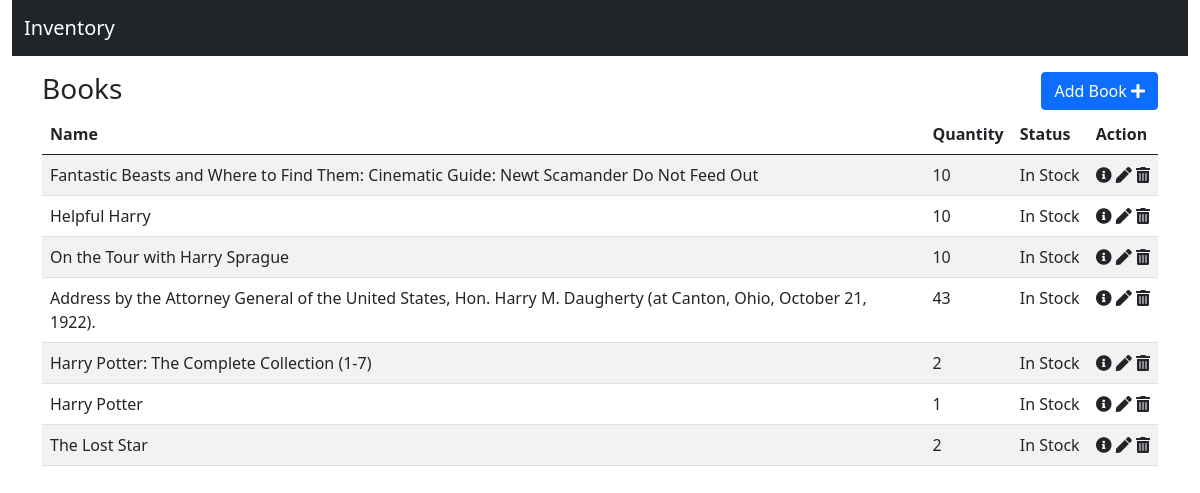
The page / on the database its author committed.
### Inventory/models.py (models this page shows)
class Books(models.Model):
    name = models.CharField(max_length=256)
    googleid = models.CharField(max_length=256)
    quantity = models.IntegerField()

### Inventory/views.py (the view)
# urls.py: path('', views.list, name='list'),
def list(request):
    books = Books.objects.all()
    context = {'books': books}
    return render(request, 'Inventory/list.html', context)

### templates/Inventory/list.html (shortened to what this page needs)
{% extends "Inventory/base_generic.html" %}
{% block content %}
<div class="container">
  <div class="row justify-content-between">
    <div class="col-2">
      <h3>Books</h3>
    </div>
    <div class="col-2 text-end">
      <a class="btn btn-primary" href="{% url 'search' %}">Add Book  <i class="fas fa-plus"></i></a>
    </div>
  </div>
  <table class="table table-striped">
    <thead>
      <th>Name</th>
      <th>Quantity</th>
      <th>Status</th>
      <th>Action</th>
    </thead>
    <tbody>
      {% for i in books %}
      <tr>
        <td>{{i.name}}</td>
        <td>{{i.quantity}}</td>
        {% if i.quantity > 0 %}
          <td>In Stock</td>
        {% else %}
          <td class="table-danger">Out of Stock</td>
        {% endif %}
        <td class="text-center">
          <a href="details/{{i.googleid}}"><i class="fas fa-info-circle"></i></a>
          <a href="edit/{{i.id}}"><i class="fas fa-pen"></i></a>
          <a href="delete/{{i.id}}"><i class="fas fa-trash-alt"></i></a>
        </td>
      </tr>
      {% endfor %}
    </tbody>
  </table>
</div>
{% endblock %}

### templates/Inventory/base_generic.html (shortened to what this page needs)
<!DOCTYPE html>
<html lang="en">
<head>
    <link href="https://cdn.jsdelivr.net/npm/bootstrap@5.0.1/dist/css/bootstrap.min.css" rel="stylesheet"
>
    <link rel="stylesheet" href="https://pro.fontawesome.com/releases/v5.10.0/css/all.css"
 />
</head>
<body>
    <div class="container-fluid">
        <nav class="navbar navbar-expand-lg navbar-dark bg-dark">
            {% block sidebar %}
            <div class="container-fluid">
                <a class="navbar-brand" href="{% url 'list' %}">Inventory</a>
            </div>
            {% endblock %}
        </nav>
        <div class="mt-3">
            {% block content %}{% endblock %}
        </div>
    </div>
</body>
</html>

### templates/Inventory/list.html (style rules this page uses)
a { color: inherit; }

### rows shown on the page
Books: name "Fantastic Beasts and Where to Find Them: Cinematic Guide: Newt Scamander Do Not Feed Out", quantity "10", shows "In Stock"
Books: name "Helpful Harry", quantity "10", shows "In Stock"
Books: name "On the Tour with Harry Sprague", quantity "10", shows "In Stock"
Books: name "Address by the Attorney General of the United States, Hon. Harry M. Daugherty (at Canton, Ohio, October 21, 1922).", quantity "43", shows "In Stock"
Books: name "Harry Potter: The Complete Collection (1-7)", quantity "2", shows "In Stock"
Books: name "Harry Potter", quantity "1", shows "In Stock"
Books: name "The Lost Star", quantity "2", shows "In Stock"
